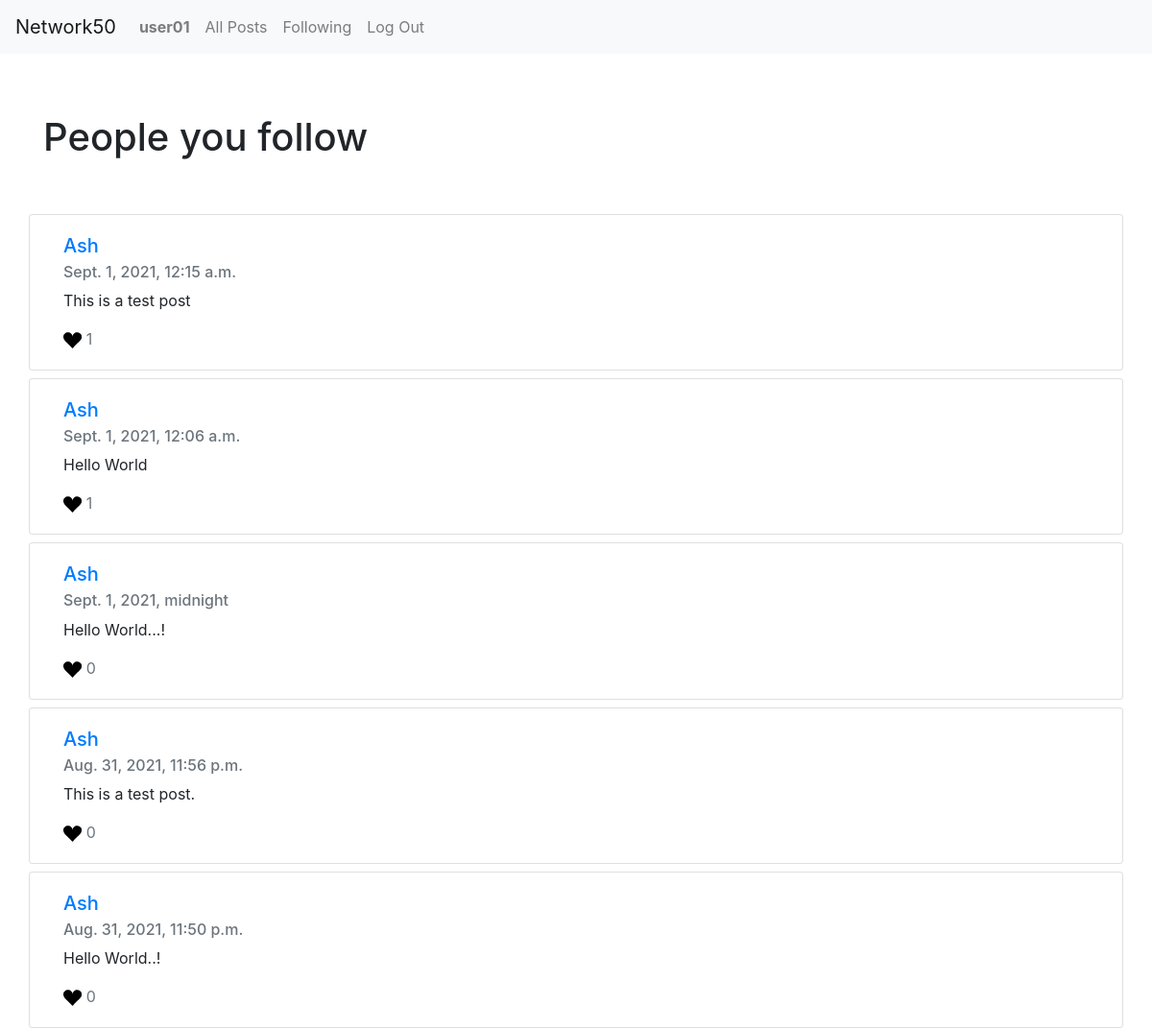
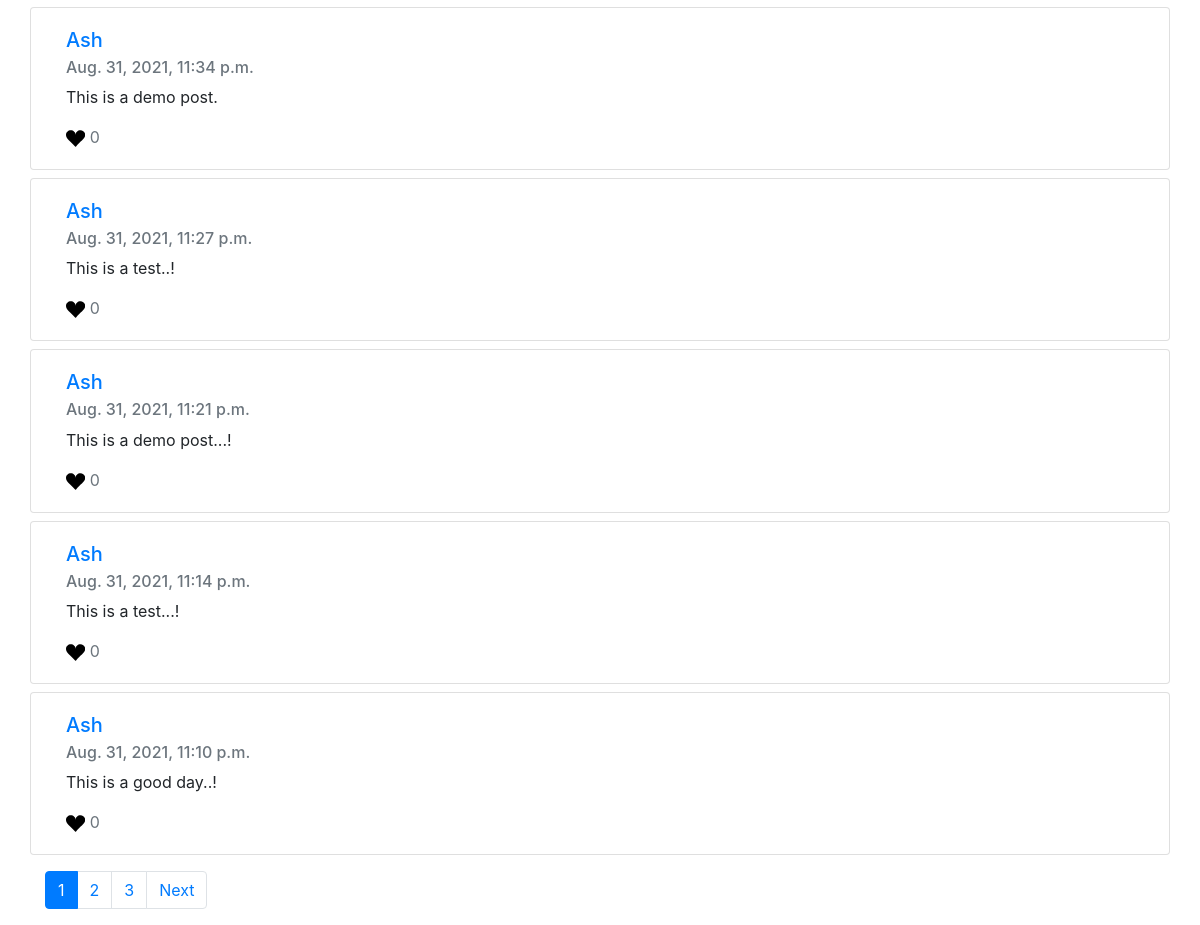
The page /following (signed in) on the database its author committed (2 pictures, top to bottom).
### network/models.py (models this page shows)
class User(AbstractUser):
    following = models.ManyToManyField("self", symmetrical=False, blank=True, related_name="followers")

class Post(models.Model):
    content = models.TextField(verbose_name="New Post")
    timestamp = models.DateTimeField(auto_now_add=True)
    creator = models.ForeignKey(User, on_delete=models.CASCADE, related_name="posts")
    likes = models.ManyToManyField(User, blank=True)

### network/views.py (the view)
# urls.py: path("following", views.following, name="following"),
@login_required
def following(request):
    posts = Post.objects.filter(
        creator__in=request.user.following.all()).order_by("-timestamp")
    page_obj = paginate_posts(request, posts)
    return render(request, "network/following.html", {
        "posts": page_obj,
        "feed": True
    })

### network/views.py (called while the page is built)
def paginate_posts(request, posts):
    paginator = Paginator(posts, 10)
    page_number = request.GET.get('page')
    return paginator.get_page(page_number)

### network/templates/network/following.html
{% extends "network/posts.html" %}
{% block top-matter %}
<div class="container py-5">
    <h1>People you follow</h1>
</div>
{% endblock %}

### network/templates/network/posts.html (shortened to what this page needs)
{% extends "network/layout.html" %}
{% load static %}
{% block body %}
    <div class="top-matter">
        {% block top-matter %}
        {% endblock %}
    </div>
    <div class="feed">
        {% for post in posts %}
        <div class="card container mb-2">
            <div class="card-body">
                <a href="{% url 'profile' post.creator.username %}">
                    <h5 class="card-title">{{ post.creator }}</h5>
                </a>
                <h6 class="card-subtitle mb-2 text-muted">{{ post.timestamp }}</h6>
                <p class="card-text" id="post-content-{{ post.id }}">{{ post.content }}</p>
                <p class="card-text text-muted">
                    <svg width="1.2em"
                         height="1.2em"
                         viewBox="0 0 16 16"
                         xmlns="http://www.w3.org/2000/svg"
                         id="{{ post.id }}"
                         data-post="{{ post.id }}"
                         class="bi bi-suit-heart-fill"
                         fill="
                            {% if user in post.likes.all %}
                            red
                            {% else %}
                            black
                            {% endif %}">
                        <path d="M4 1c2.21 0 4 1.755 4 3.92C8 2.755 9.79 1 12 1s4 1.755 4 3.92c0 3.263-3.234 4.414-7.608 9.608a.513.513 0 0 1-.784 0C3.234 9.334 0 8.183 0 4.92 0 2.755 1.79 1 4 1z"/>
                    </svg>
                    <span id="like-count-{{ post.id }}">{{ post.likes.all|length }}</span>
                </p>
            </div>
        </div>
        {% empty %}
        <p class="container">Nothing to show. Follow people to see there posts here.!</p>
        {% endfor %}
    </div>
    {% if posts.paginator.num_pages > 1 %}
        <nav aria-label="Posts pages" class="container mt-3">
            <ul class="pagination">
                {% for page in posts.paginator.page_range %}
                {% if page == posts.number %}
                <li class="page-item active" aria-current="page">
                    <a class="page-link" href="?page={{ page }}">{{ page }} <span class="sr-only">(current)</span></a>
                </li>
                {% else %}
                <li class="page-item"><a class="page-link" href="?page={{ page }}">{{ page }}</a></li>
                {% endif %}
                {% endfor %}
                {% if posts.has_next %}
                <li class="page-item">
                    <a class="page-link" href="?page={{ posts.next_page_number }}">Next</a>
                </li>
                {% endif %}
            </ul>
        </nav>
    {% endif %}
{% endblock %}

### network/templates/network/layout.html (shortened to what this page needs)
{% load static %}
<!DOCTYPE html>
<html lang="en">
    <head>
        <link
            rel="stylesheet"
            href="https://stackpath.bootstrapcdn.com/bootstrap/4.4.1/css/bootstrap.min.css"
        />
        <link href="{% static 'network/styles.css' %}" rel="stylesheet" />
    </head>
    <body>
        <nav class="navbar navbar-expand-lg navbar-light bg-light">
            <a class="navbar-brand" href="{% url 'index' %}">Network50</a>
            <div>
                <ul class="navbar-nav mr-auto">
                    {% if user.is_authenticated %}
                    <li class="nav-item">
                        <a
                            class="nav-link"
                            href="{% url 'profile' user.username %}"
                            ><strong>{{ user.username }}</strong></a
                        >
                    </li>
                    {% endif %}
                    <li class="nav-item">
                        <a class="nav-link" href="{% url 'index' %}"
                            >All Posts</a
                        >
                    </li>
                    {% if user.is_authenticated %}
                    <li class="nav-item">
                        <a class="nav-link" href="{% url 'following' %}"
                            >Following</a
                        >
                    </li>
                    <li class="nav-item">
                        <a class="nav-link" href="{% url 'logout' %}"
                            >Log Out</a
                        >
                    </li>
                    {% endif %}
                </ul>
            </div>
        </nav>
        <div class="body">{% block body %} {% endblock %}</div>
    </body>
</html>

### network/static/network/styles.css (style rules this page uses)
.body { margin: 15px; }
.bi { cursor: pointer; }

### rows shown on the page
User: username "user01"
Post: creator "Ash", timestamp "Sept. 1, 2021, 12:15 a.m.", content "This is a test post", likes.all|length "1"
Post: creator "Ash", timestamp "Sept. 1, 2021, 12:06 a.m.", content "Hello World", likes.all|length "1"
Post: creator "Ash", timestamp "Sept. 1, 2021, midnight", content "Hello World...!", likes.all|length "0"
Post: creator "Ash", timestamp "Aug. 31, 2021, 11:56 p.m.", content "This is a test post.", likes.all|length "0"
Post: creator "Ash", timestamp "Aug. 31, 2021, 11:50 p.m.", content "Hello World..!", likes.all|length "0"
Post: creator "Ash", timestamp "Aug. 31, 2021, 11:34 p.m.", content "This is a demo post.", likes.all|length "0"
Post: creator "Ash", timestamp "Aug. 31, 2021, 11:27 p.m.", content "This is a test..!", likes.all|length "0"
Post: creator "Ash", timestamp "Aug. 31, 2021, 11:21 p.m.", content "This is a demo post...!", likes.all|length "0"
Post: creator "Ash", timestamp "Aug. 31, 2021, 11:14 p.m.", content "This is a test...!", likes.all|length "0"
Post: creator "Ash", timestamp "Aug. 31, 2021, 11:10 p.m.", content "This is a good day..!", likes.all|length "0"

### other values the page prints
{{ page }} "1"
{{ page }} "2" "3"
